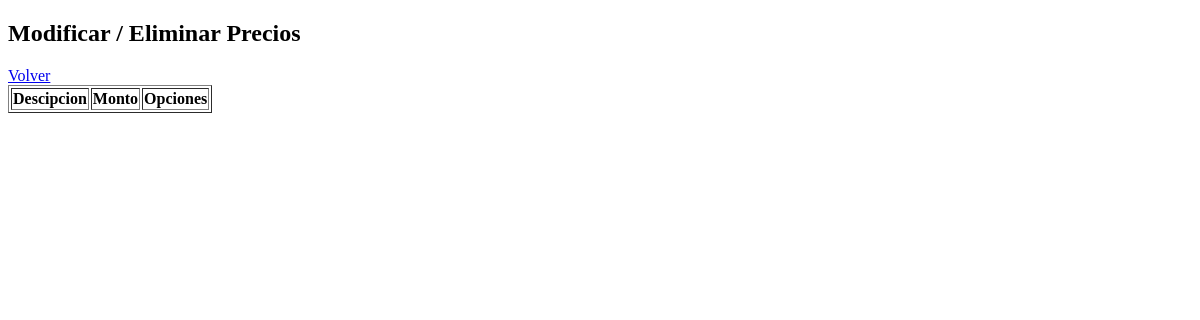
Before: /backend/modificarPrecios.php with the older database file.
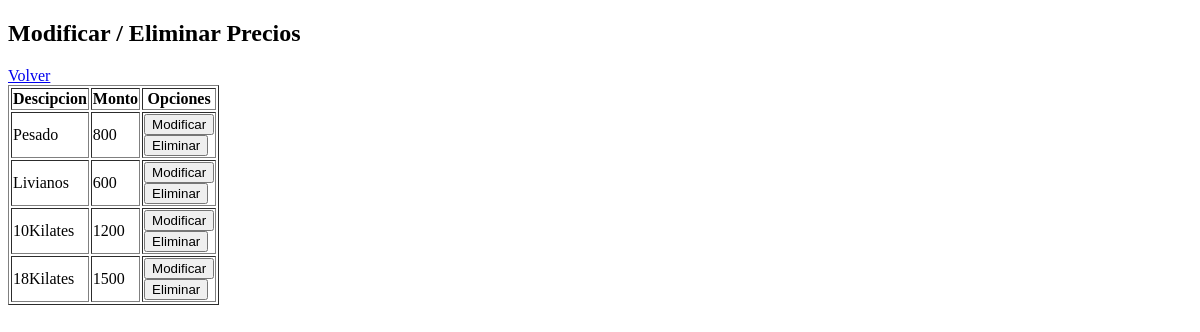
After: the same page with the newer database file.
### tables this page shows
CREATE TABLE IF NOT EXISTS `precios` (
  `id` int(11) NOT NULL AUTO_INCREMENT,
  `descripcion` varchar(50) NOT NULL,
  `monto` double NOT NULL,
  PRIMARY KEY (`id`)
);

### backend/modificarPrecios.php (the view, shortened to what this page needs)
<?php
	include '../lib/conexion.php';
	try{
		$sql= 'SELECT * FROM precios ORDER BY id DESC';
		$s = $pdo->prepare($sql);
		$s->execute();
	}
	catch(PDOException $e){
		echo "Error al cargar los precios";
		exit();
	}
	while ($row = $s->fetch()) {
		$precios[] = array(
			'id' => $row['id'],
			'descripcion' => $row['descripcion'],
			'monto' => $row['monto']);
	}
?>
<!Doctype html>
<html>
	<head>
	</head>
	<body>
		<div id="content">
			<h2>Modificar / Eliminar Precios</h2>
			<a href="menu.html.php">Volver</a>
			<table border="1">
				<thead>
					<tr>
						<th>Descipcion</th>
						<th>Monto</th>
						<th>Opciones</th>
					</tr>
				</thead>
				<tbody>
					<?php foreach($precios as $precio): ?>
						<tr>
							<td><?php echo $precio['descripcion']; ?></td>
							<td><?php echo $precio['monto']; ?></td>
							<td>
								<form action="modificaPrecios.php" method="post">
									<input type="submit" value="Modificar">
								</form>
								<form action="eliminaPrecios.php" method="post">
									<input type="submit" value="Eliminar">
								</form>
							</td>
						</tr>
					<?php endforeach; ?>
				</tbody>
			</table>
		</div>
	</body>
</html>

Changed rows visible on the page:
added precios: descripcion "Pesado", monto "800"
added precios: descripcion "Livianos", monto "600"
added precios: descripcion "10Kilates", monto "1200"
added precios: descripcion "18Kilates", monto "1500"
